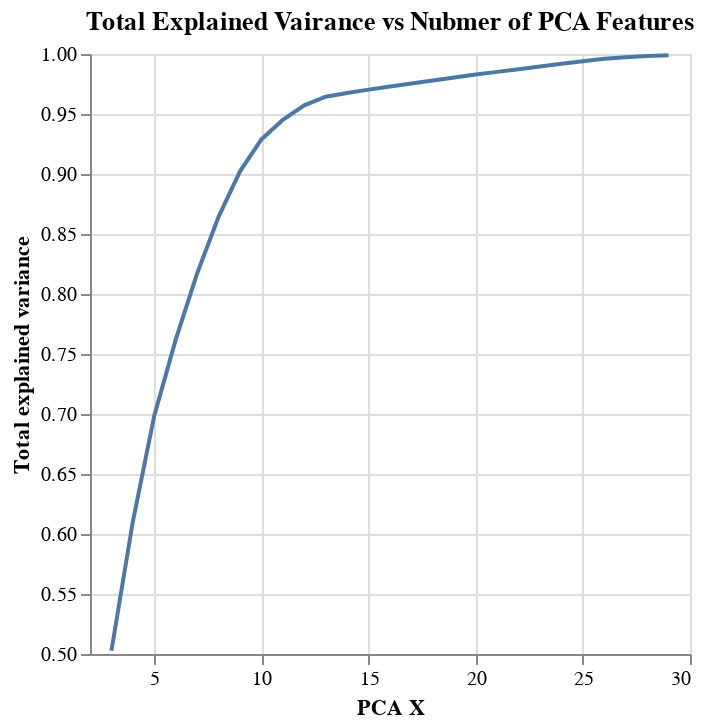

This figure's notebook cell:
### Markdown cell above
## PCA component number determination

### Code cell
alt.Chart(df_pca_explained,
          title= "Total Explained Vairance vs Nubmer of PCA Features").mark_line().encode(
    alt.X('x:Q').title("PCA X"),
    alt.Y('pca_explained_var:Q')\
        .scale(domain=(0.5,1))\
            .title("Total explained variance")
)

### Figure 1 — Vega-Lite specification as saved in the notebook (floating-point values rounded to 4 significant figures)
{"config": {"view": {"continuousWidth": 300, "continuousHeight": 300}}, "data": {"name": "data-0c2119a666b8ef2071b476c235348224"}, "mark": {"type": "line"}, "encoding": {"x": {"field": "x", "title": "PCA X", "type": "quantitative"}, "y": {"field": "pca_explained_var", "scale": {"domain": [0.5, 1]}, "title": "Total explained variance", "type": "quantitative"}}, "title": "Total Explained Vairance vs Nubmer of PCA Features", "$schema": "https://vega.github.io/schema/vega-lite/v5.20.1.json", "datasets": {"data-0c2119a666b8ef2071b476c235348224": [{"x": 3, "pca_explained_var": 0.5027}, {"x": 4, "pca_explained_var": 0.6104}, {"x": 5, "pca_explained_var": 0.6986}, {"x": 6, "pca_explained_var": 0.762}, {"x": 7, "pca_explained_var": 0.8171}, {"x": 8, "pca_explained_var": 0.8643}, {"x": 9, "pca_explained_var": 0.9022}, {"x": 10, "pca_explained_var": 0.9288}, {"x": 11, "pca_explained_var": 0.9452}, {"x": 12, "pca_explained_var": 0.9572}, {"x": 13, "pca_explained_var": 0.9644}, {"x": 14, "pca_explained_var": 0.9674}, {"x": 15, "pca_explained_var": 0.9703}, {"x": 16, "pca_explained_var": 0.973}, {"x": 17, "pca_explained_var": 0.9755}, {"x": 18, "pca_explained_var": 0.978}, {"x": 19, "pca_explained_var": 0.9805}, {"x": 20, "pca_explained_var": 0.9828}, {"x": 21, "pca_explained_var": 0.9851}, {"x": 22, "pca_explained_var": 0.9874}, {"x": 23, "pca_explained_var": 0.9896}, {"x": 24, "pca_explained_var": 0.9918}, {"x": 25, "pca_explained_var": 0.994}, {"x": 26, "pca_explained_var": 0.9961}, {"x": 27, "pca_explained_var": 0.9973}, {"x": 28, "pca_explained_var": 0.9983}, {"x": 29, "pca_explained_var": 0.999}]}}
